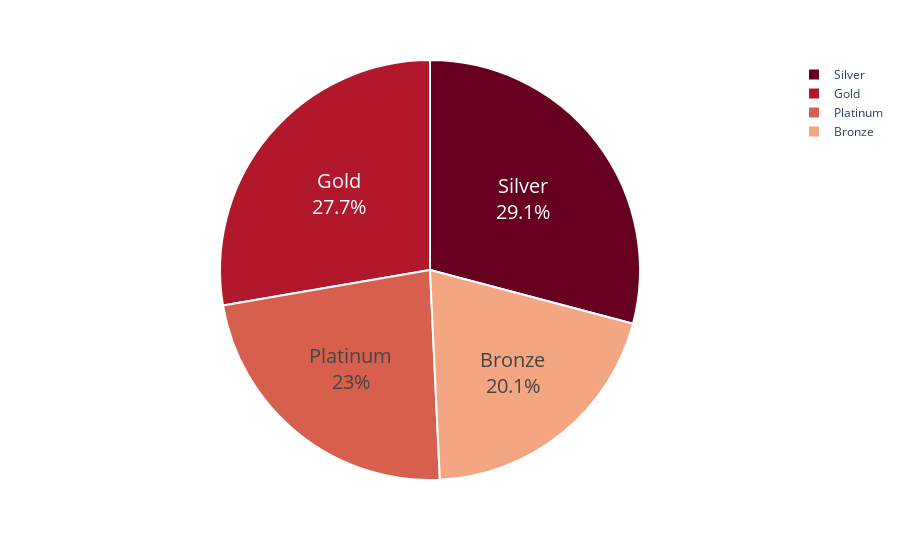

Here is the notebook cell this chart was saved with:
### Markdown cell above
### Customers Distribution

### Code cell
cluster_counts = customer.clusters.value_counts()

fig = px.pie(cluster_counts, 
             values = cluster_counts.values, 
             names = cluster_counts.index,
             color_discrete_sequence=px.colors.sequential.RdBu)
fig.update_traces(textposition='inside', textinfo='percent+label', textfont_size=20,
                  marker = dict(line = dict(color = 'white', width = 2)))
fig.show()

### Figure 1 — Plotly figure (JSON) as saved in the notebook; plotly's stock layout.template omitted (floating-point values rounded to 4 significant figures)
{"data": [{"domain": {"x": [0, 1], "y": [0, 1]}, "hovertemplate": "clusters=%{label}<br>value=%{value}<extra></extra>", "labels": ["Silver", "Gold", "Platinum", "Bronze"], "legendgroup": "", "marker": {"line": {"color": "white", "width": 2}}, "name": "", "showlegend": true, "textfont": {"size": 20}, "textinfo": "percent+label", "textposition": "inside", "type": "pie", "values": [642, 611, 508, 444]}], "layout": {"legend": {"tracegroupgap": 0}, "margin": {"t": 60}, "piecolorway": ["rgb(103,0,31)", "rgb(178,24,43)", "rgb(214,96,77)", "rgb(244,165,130)", "rgb(253,219,199)", "rgb(247,247,247)", "rgb(209,229,240)", "rgb(146,197,222)", "rgb(67,147,195)", "rgb(33,102,172)", "rgb(5,48,97)"]}}
